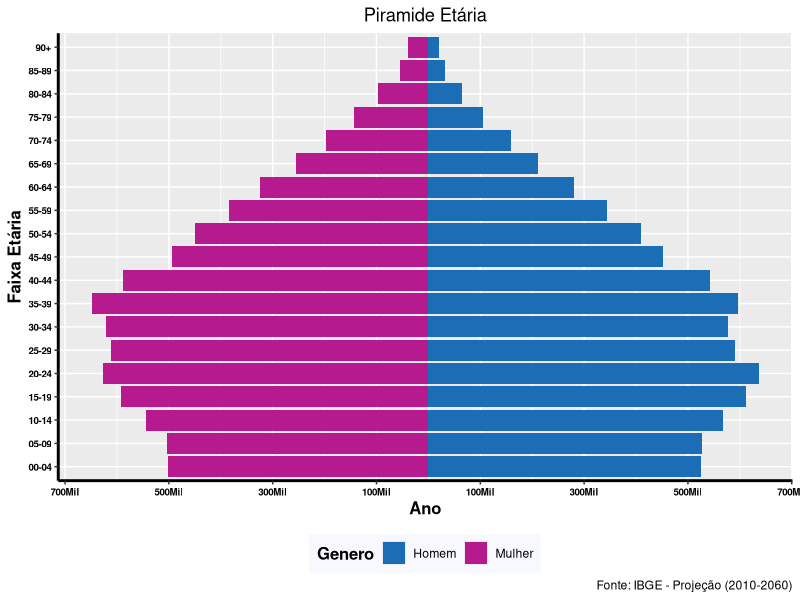

The R script that drew this image:

library(ggplot2)
library(ggthemes)
library(RColorBrewer)
library(Cairo)
library(dplyr)

# dataset
popfaixaquinquenal <- read.csv2("Pop_Faixa_Quiquena_BA_Proj2018.csv", dec=",", header=TRUE) 

# dataset filtrando apenas 2020
popfaixaquinquenal_2020 <- popfaixaquinquenal %>% filter(Ano==2020)

# grafico
ggplot(popfaixaquinquenal_2020, aes(x=FaixaEtaria, y=Populacao, fill=Genero)) +
  geom_bar(stat="identity") +
  coord_flip() +
  scale_fill_manual(values = c("#1b6db5","#b51b8f"))+
  labs(x="Faixa Etária", y="Ano", title = "Piramide Etária", caption = "Fonte: IBGE - Projeção (2010-2060)") +
  theme(legend.position="bottom", legend.title = element_text(colour="Black", size=12, face="bold"), legend.background = element_rect(fill="ghostwhite", size=0.5, linetype="blank"))+
  theme(plot.title = element_text(hjust = 0.5),
        axis.title.x = element_text(size=12, face="bold", colour = "black"),
        axis.title.y = element_text(size=12, face="bold", colour = "black"),
        axis.line = element_line(colour = "black", 
                                 size = 1, linetype = "solid"),
        axis.text.y = element_text(face="bold", color="#000000", 
                                   size=7),
        axis.text.x = element_text(face="bold", color="#000000", 
                                   size=7)) +
  scale_y_continuous(breaks = seq(-700000,700000, 200000),
                     labels = paste0(as.character(c(seq(700, 0, -200),
                                                    seq(100, 700, 200))), "Mil"))
